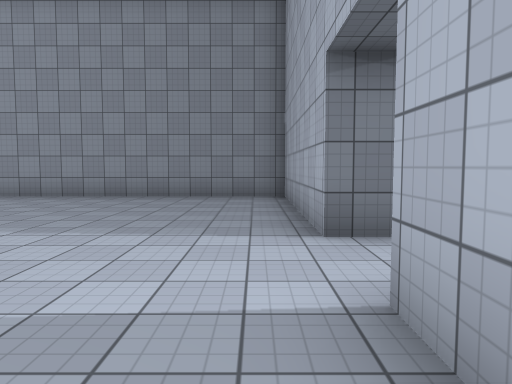
view 1 (above)

23 first-person views from a walk through a scene from a Unity 3-D project. The camera is 1.4 m above the floor, tilts 4° down and sees 70° across. The floor is counted in squares, 1.8 m on a side. Each view is taken from the middle of a square. On the plan, view 1 faces up. The plan holds only what a view shows up to about 12 squares ahead; the rest is blank. The place goes on beyond the plan. The player is left out. Surface patterns are stand-ins for the level's own textures.

view 2
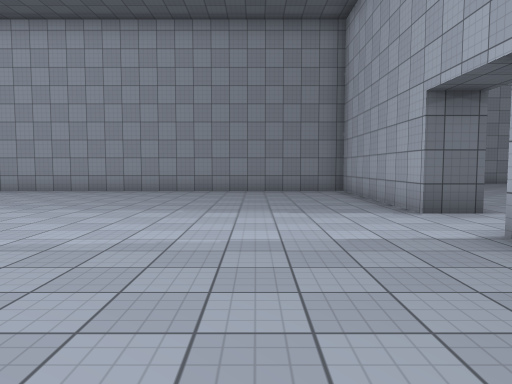

view 3
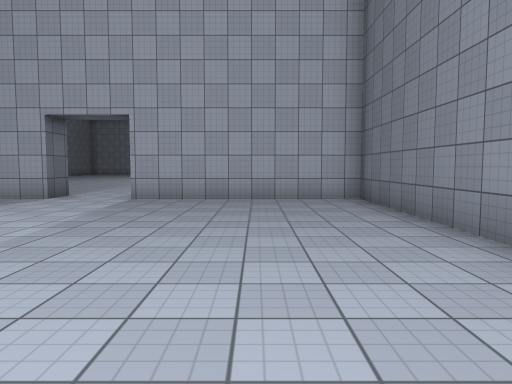

view 4
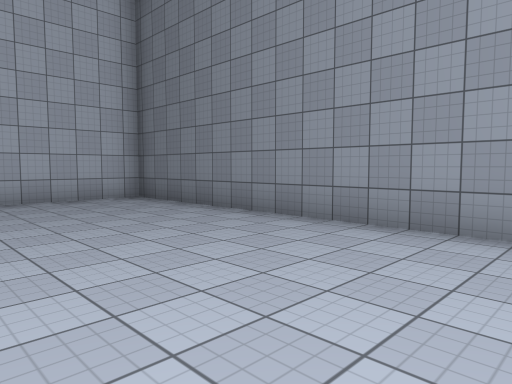

view 5
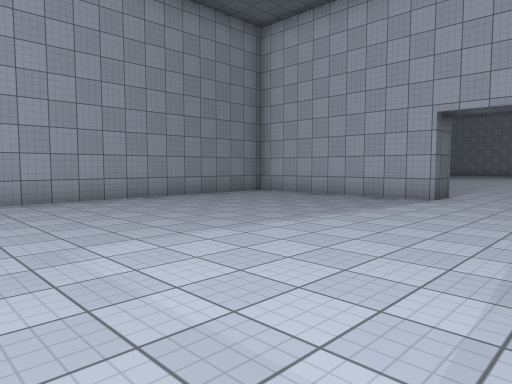

view 6
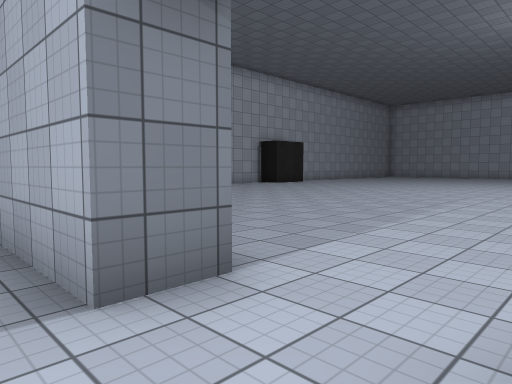

view 7
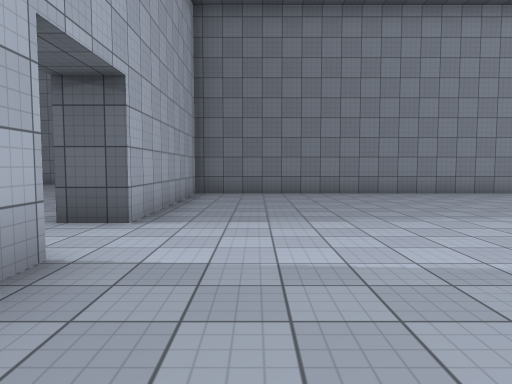

view 8
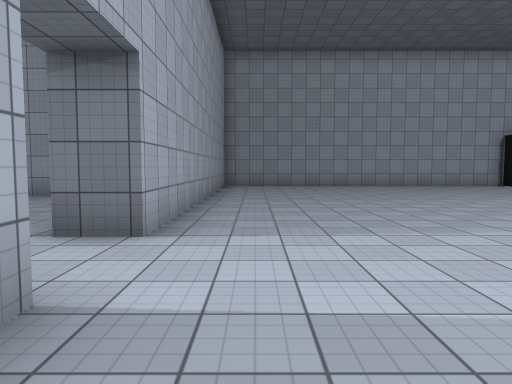

view 9
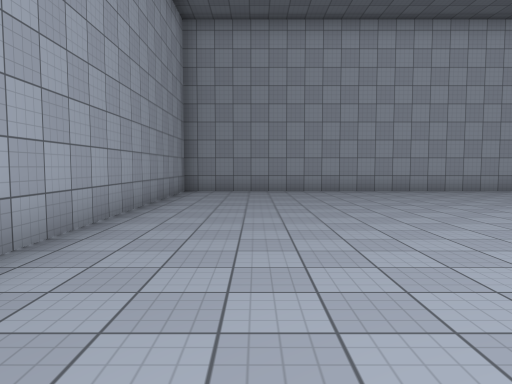

view 10
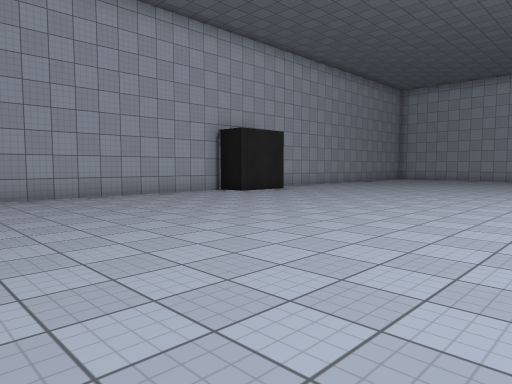

view 11
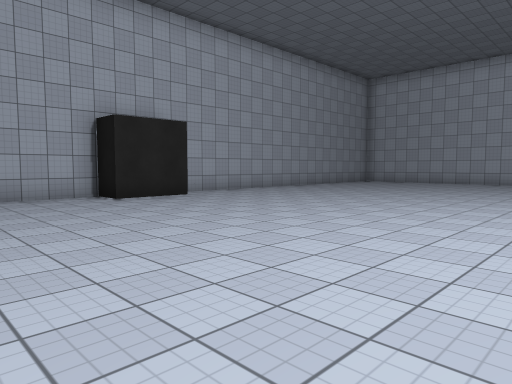

view 12
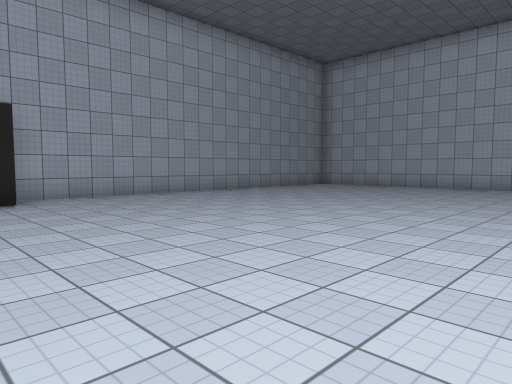

view 13
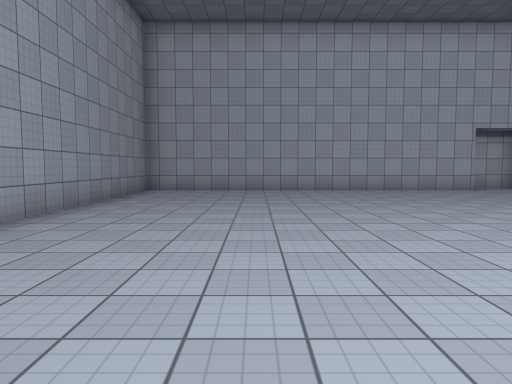

view 14
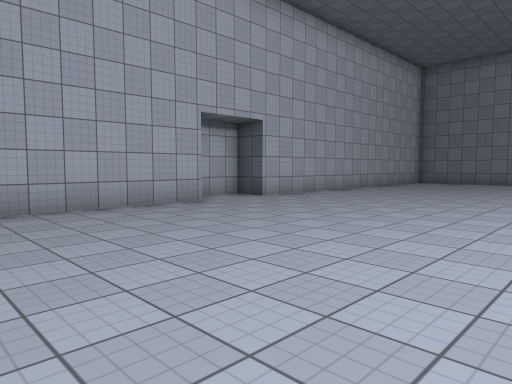

view 15
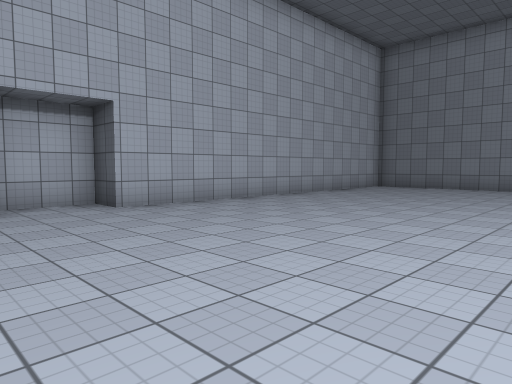

view 16
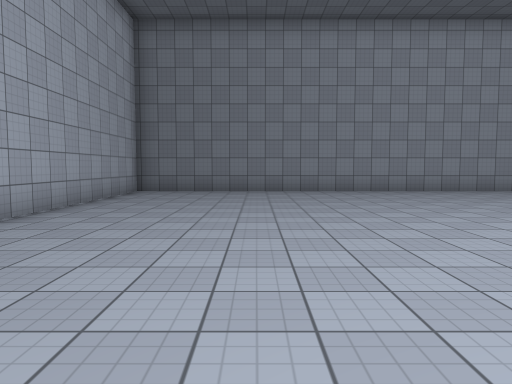

view 17
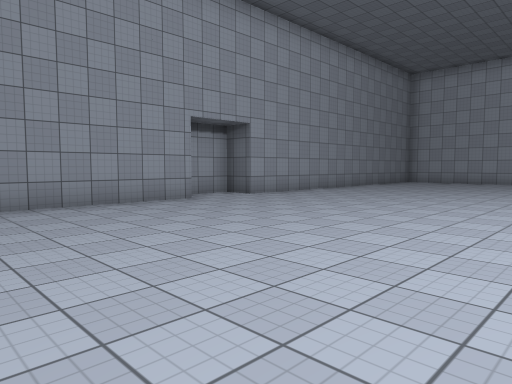

view 18
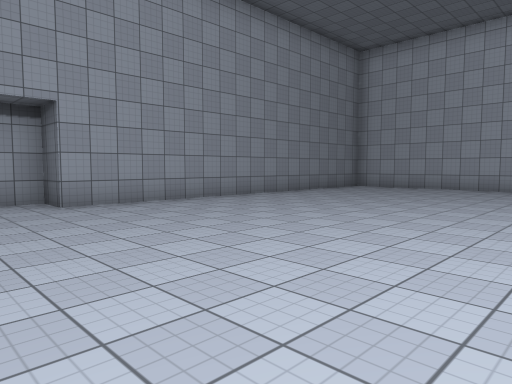

view 19
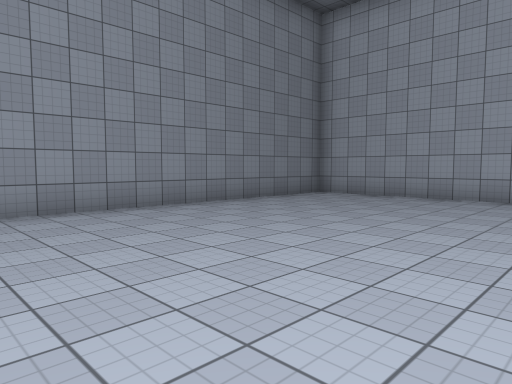

view 20
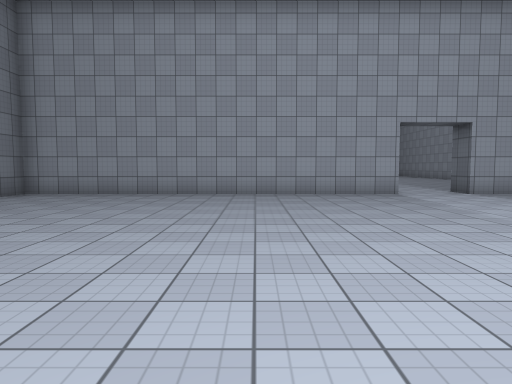

view 21
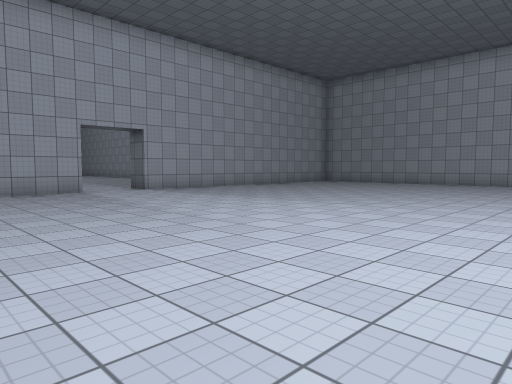

view 22
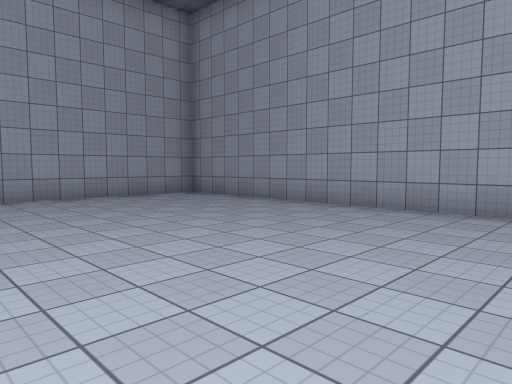

view 23
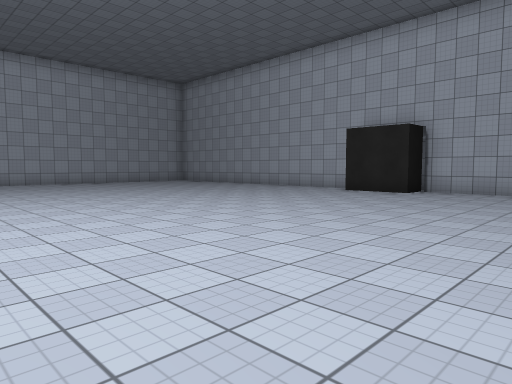

### Floor plan
Points are (right, up) in squares from view 1. A wall is a line through its corners. A room is listed if a view was taken in it or the views show most of it. See-through windows are left out.
Room 1 (views 1, 2, 3, 4, 5, 6, 7)
walls: (0.8, 4) (0.8, 9.5) (-8.5, 9.5); (-8.4, -3.5) (0.8, -3.5) (0.8, 2)
ways out: opening at (1, 3.5) to room 2
Room 2 (views 8, 9, 10, 11, 12, 13, 14, 15, 16, 17, 18, 19, 20, 21, 22, 23)
walls: (14.6, -8.5) (26.7, -8.5) (26.7, 2) (27.7, 2) (27.7, 3.8); (26.7, 3.9) (26.7, 14.5) (14.7, 14.5) (14.7, 13.4) (12.7, 13.4) (12.7, 14.5) (1.8, 14.5) (1.8, 4) (0.8, 4); (0.8, 2) (1.8, 2) (1.8, -8.5) (12.7, -8.5) (12.7, -9.5) (14.1, -9.5)
ways out: opening at (1, 3.5) to room 1

Where each view was taken, in squares from view 1:
view 1: 0 up, 0 right, facing up
view 2: 2 down, 2 left, facing up
view 3: 1 down, 8 left, facing right
view 4: 1 up, 8 left, facing down-right
view 5: 1 up, 8 left, facing up-right
view 6: 2 up, 0 right, facing up-right
view 7: 7 up, 1 left, facing down
view 8: 0 up, 3 right, facing up
view 9: 3 up, 4 right, facing up
view 10: 5 up, 5 right, facing up-right
view 11: 5 up, 9 right, facing up-right
view 12: 5 up, 13 right, facing up-right
view 13: 11 up, 15 right, facing right
view 14: 9 up, 20 right, facing down-right
view 15: 5 up, 20 right, facing down-right
view 16: 3 up, 23 right, facing down
view 17: 1 down, 20 right, facing down-left
view 18: 1 down, 15 right, facing down-left
view 19: 2 down, 11 right, facing down-left
view 20: 2 down, 12 right, facing left
view 21: 2 down, 13 right, facing up-left
view 22: 8 up, 11 right, facing up-left
view 23: 3 up, 19 right, facing up-left
